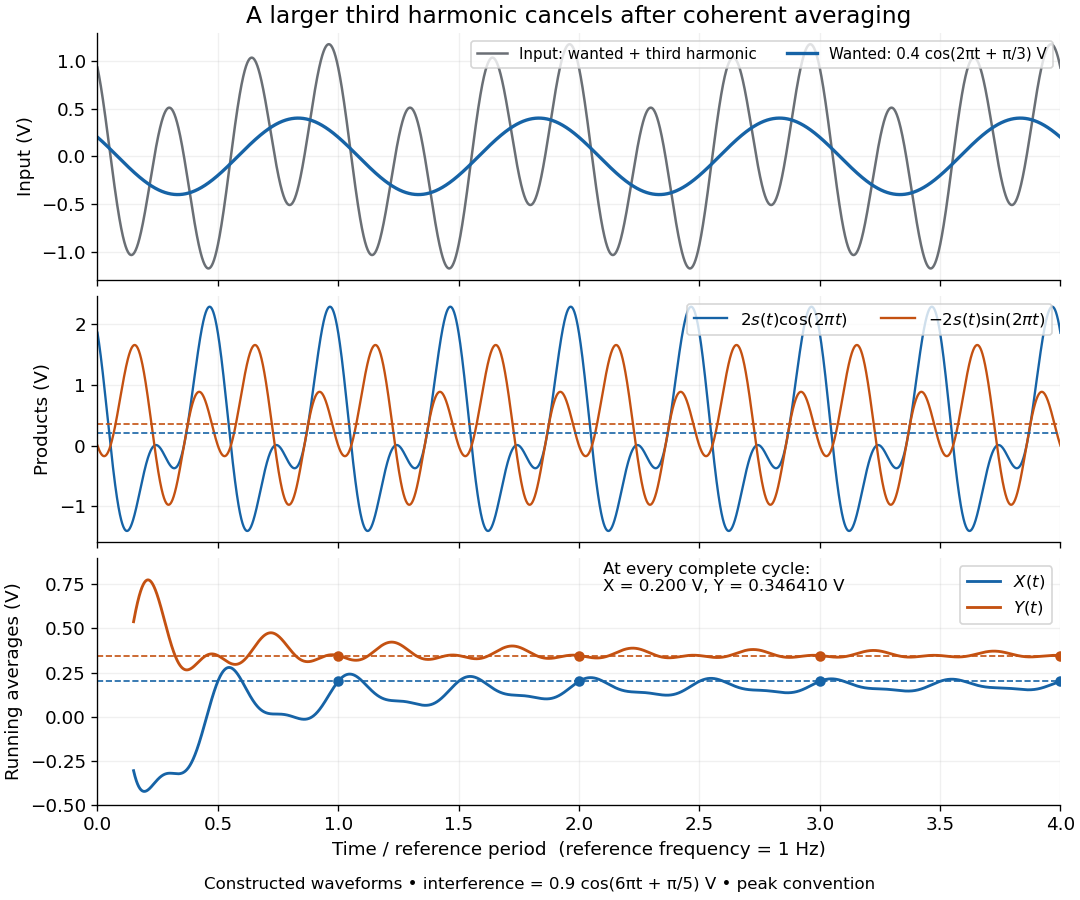

Python code for this plot:
"""Original lock-in waveforms; Python 3.14, NumPy 2.3.5, Matplotlib 3.10.7.

Run from _media; writes lock-in-multiplication-and-averaging.png to CWD.
"""
from pathlib import Path

import matplotlib.pyplot as plt
import numpy as np


def main():
    cycles = np.linspace(0, 4, 8001)
    theta = 2 * np.pi * cycles
    wanted = 0.4 * np.cos(theta + np.pi / 3)
    interference = 0.9 * np.cos(3 * theta + np.pi / 5)
    signal = wanted + interference
    px = 2 * signal * np.cos(theta)
    py = -2 * signal * np.sin(theta)
    # Composite trapezoidal integrals of the computed products, divided by time.
    dt = cycles[1] - cycles[0]
    ix = np.r_[0, np.cumsum((px[:-1] + px[1:]) * dt / 2)]
    iy = np.r_[0, np.cumsum((py[:-1] + py[1:]) * dt / 2)]
    use = cycles >= 0.15
    x_running = ix[use] / cycles[use]
    y_running = iy[use] / cycles[use]
    for n in range(1, 5):
        k = np.argmin(abs(cycles - n))
        np.testing.assert_allclose([ix[k] / n, iy[k] / n],
                                   [0.2, 0.2 * np.sqrt(3)], atol=1e-12)

    plt.rcParams.update({"font.size": 11, "axes.spines.top": False,
                         "axes.spines.right": False})
    fig, axes = plt.subplots(3, 1, figsize=(9, 7.5), sharex=True,
                             layout="constrained", facecolor="white")
    blue, orange = "#1663a6", "#c45111"
    axes[0].plot(cycles, signal, color="#6a6f75", lw=1.5, label="Input: wanted + third harmonic")
    axes[0].plot(cycles, wanted, color=blue, lw=2, label="Wanted: 0.4 cos(2πt + π/3) V")
    axes[0].set_title("A larger third harmonic cancels after coherent averaging", fontsize=14)
    axes[0].set_ylabel("Input (V)")
    axes[0].legend(loc="upper right", fontsize=9, ncol=2)
    axes[1].plot(cycles, px, color=blue, lw=1.4, label=r"$2s(t)\cos(2\pi t)$")
    axes[1].plot(cycles, py, color=orange, lw=1.4, label=r"$-2s(t)\sin(2\pi t)$")
    axes[1].axhline(0.2, color=blue, ls="--", lw=1)
    axes[1].axhline(0.2 * np.sqrt(3), color=orange, ls="--", lw=1)
    axes[1].set_ylabel("Products (V)")
    axes[1].legend(loc="upper right", fontsize=10, ncol=2)
    axes[2].plot(cycles[use], x_running, color=blue, lw=1.7, label=r"$X(t)$")
    axes[2].plot(cycles[use], y_running, color=orange, lw=1.7, label=r"$Y(t)$")
    axes[2].axhline(0.2, color=blue, ls="--", lw=1)
    axes[2].axhline(0.2 * np.sqrt(3), color=orange, ls="--", lw=1)
    axes[2].scatter(np.arange(1, 5), np.full(4, 0.2), color=blue, zorder=4, s=28)
    axes[2].scatter(np.arange(1, 5), np.full(4, 0.2 * np.sqrt(3)), color=orange, zorder=4, s=28)
    axes[2].set_ylim(-0.5, 0.9)
    axes[2].set_ylabel("Running averages (V)")
    axes[2].set_xlabel("Time / reference period  (reference frequency = 1 Hz)")
    axes[2].legend(loc="upper right", fontsize=10)
    axes[2].text(2.1, 0.71, "At every complete cycle:\nX = 0.200 V, Y = 0.346410 V", fontsize=10)
    for ax in axes:
        ax.set_facecolor("white")
        ax.grid(alpha=0.18)
        ax.set_xlim(0, 4)
    fig.get_layout_engine().set(rect=(0, 0.04, 1, 0.96))
    fig.text(0.5, 0.012, "Constructed waveforms • interference = 0.9 cos(6πt + π/5) V • peak convention",
             ha="center", fontsize=10)
    fig.savefig(Path.cwd() / (Path(__file__).stem + ".png"), dpi=120,
                facecolor="white", transparent=False)
    plt.close(fig)


if __name__ == "__main__":
    main()
